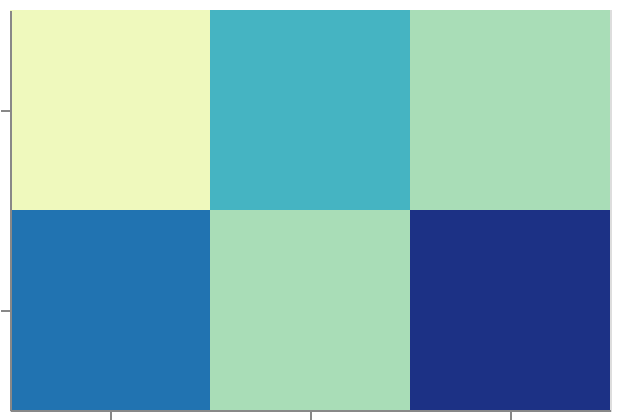

The Vega-Lite source for this figure:
### Vega-Lite specification from a JSON file in a GitHub repository (floating-point values rounded to 4 significant figures)
{"$schema": "https://vega.github.io/schema/vega-lite/v6.json", "width": 300, "height": 200, "padding": 5, "autosize": "none", "data": {"name": "table", "values": [{"row": "A", "col": "X", "val": 1}, {"row": "A", "col": "Y", "val": 3}, {"row": "A", "col": "Z", "val": 2}, {"row": "B", "col": "X", "val": 4}, {"row": "B", "col": "Y", "val": 2}, {"row": "B", "col": "Z", "val": 5}]}, "mark": "rect", "encoding": {"x": {"field": "col", "type": "nominal"}, "y": {"field": "row", "type": "nominal"}, "color": {"field": "val", "type": "quantitative"}}}
